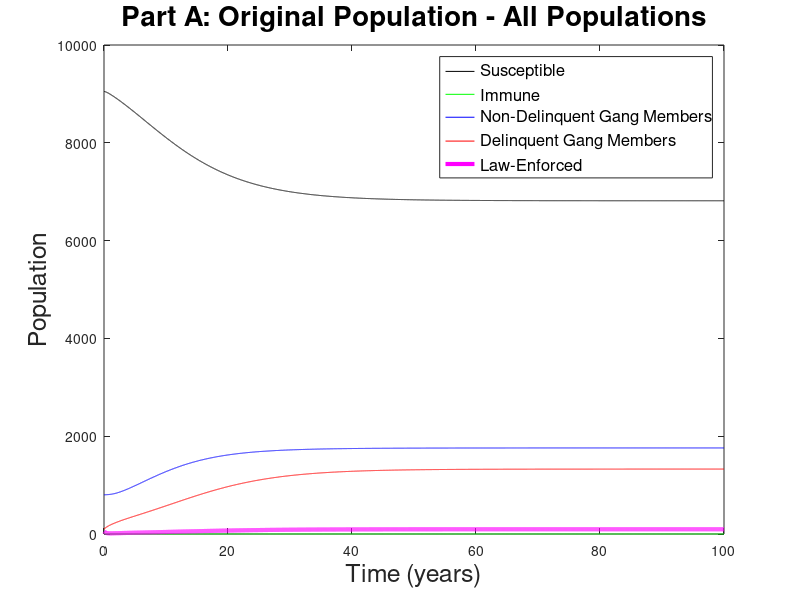
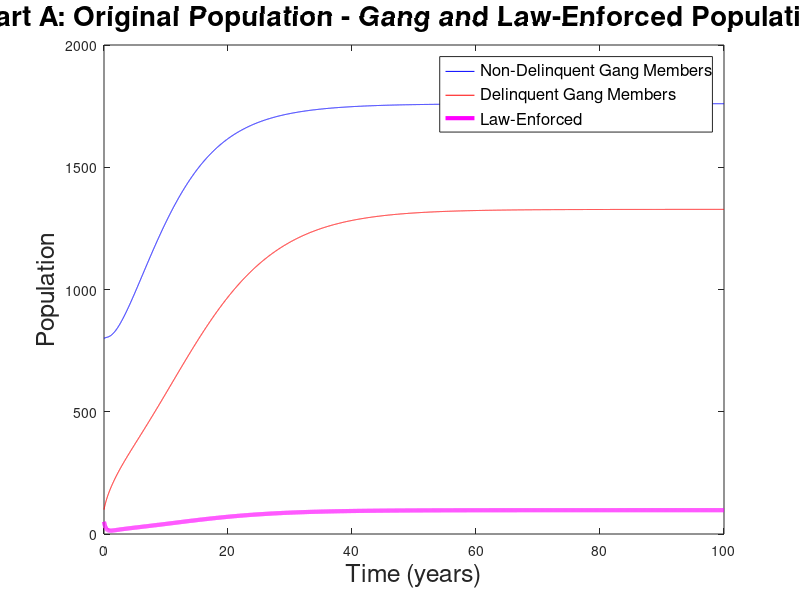
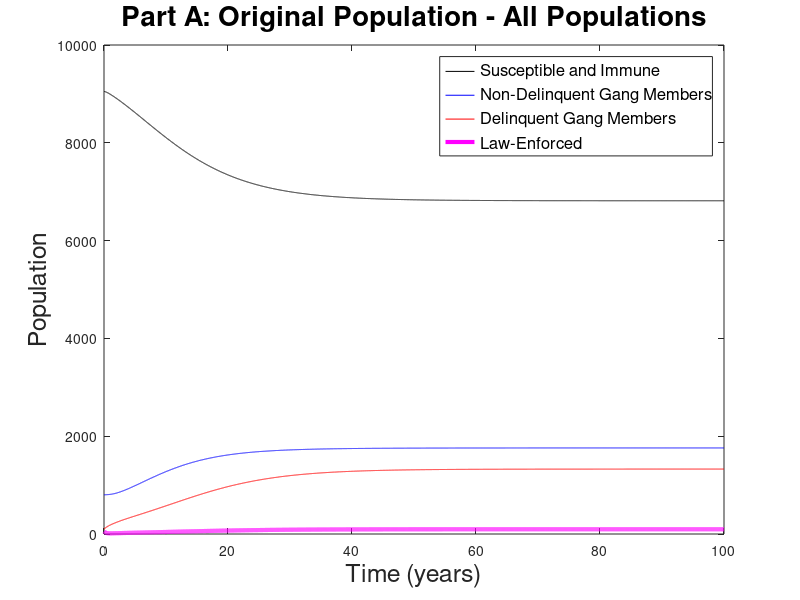
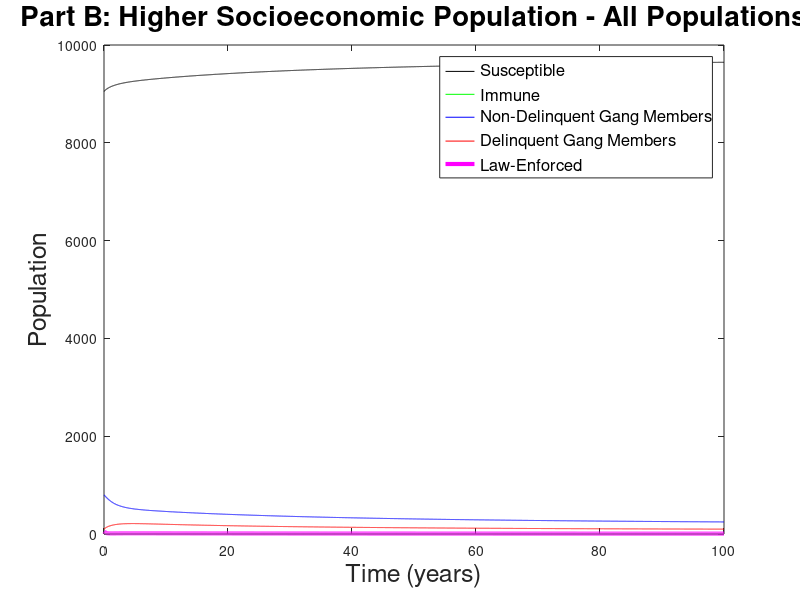

These charts were generated, in order, by the following MATLAB code:

% Juvenile Delinquency Model
% MTH/CSC 4170 - Project 2

%% Clear workspace
clear all;
close all;

%% Initialize variables

% Set up time increment and time vector
deltaX = 0.01;       % time step (years)
tf = 100;            % final time (years)
x = 0:deltaX:tf;     % time vector (years)

% Constants
N0 = 10000;          % total juvenile population
b = 0.60;            % gang recruitment rate (1/year)
a = 0.14;            % independent delinquency rate (1/year)
r = 0.235;           % arrest rate (1/year)
% r = 0.296;           % intervention arrest rate (1/year)
u = 3;               % release rate (1/year)
m = 1/5;             % aging rate (1/year)
v = 0;             % intervention rate (1/year)

%% Run both scenarios

for scenario = 1:2

    % Part A and Part B parameters
    if scenario == 1
        p = 1.00;    % peer pressure rate (1/year)
        q = 0.30;    % gang departure rate (1/year)
        scenarioName = 'Part A: Original Population';
    else
        p = 0.42;    % peer pressure rate (1/year)
        q = 0.50;    % gang departure rate (1/year)
        scenarioName = 'Part B: Higher Socioeconomic Population';
    end

    % Set up stock variables and initial conditions
    S(1) = 0.905 * N0;  % Susceptible
    G(1) = 0.080 * N0;  % Non-delinquent gang members
    D(1) = 0.010 * N0;  % Delinquent gang members
    L(1) = 0.005 * N0;  % Arrested and law-enforced
    V(1) = 0;           % Protected through early intervention

    %% Main loop
    for i = 2:length(x)

        % Compute transition rates (people per year)
        % Forward Euler

        % Susceptible to gang member
        S_to_G = (b / N0) * S(i-1) * (G(i-1) + D(i-1));

        % Gang member to susceptible
        G_to_S = q * G(i-1);

        % Gang member to delinquent through peer pressure
        G_to_D_Peer = (p / N0) * G(i-1) * D(i-1);

        % Gang member to delinquent through personal issues
        G_to_D_Personal = a * G(i-1);

        % Delinquent to law-enforced
        D_to_L = r * D(i-1);

        % Law-enforced released equally to S, G, and D
        L_to_S = (u / 3) * L(i-1);
        L_to_G = (u / 3) * L(i-1);
        L_to_D = (u / 3) * L(i-1);

        % Susceptible to immune
        S_to_V = v * S(i-1);

        % Aging into and out of the population
        Enter_S = m * N0;

        S_Out = m * S(i-1);
        V_Out = m * V(i-1);
        G_Out = m * G(i-1);
        D_Out = m * D(i-1);
        L_Out = m * L(i-1);

        % Update populations using Forward Euler
        S(i) = S(i-1) + deltaX * ...
            (Enter_S + G_to_S + L_to_S - S_to_G - S_Out - S_to_V);

        V(i) = V(i-1) + deltaX * (S_to_V - V_Out);

        G(i) = G(i-1) + deltaX * ...
            (S_to_G + L_to_G - G_to_S - G_to_D_Peer ...
            - G_to_D_Personal - G_Out);

        D(i) = D(i-1) + deltaX * ...
            (G_to_D_Peer + G_to_D_Personal + L_to_D ...
            - D_to_L - D_Out);

        L(i) = L(i-1) + deltaX * ...
            (D_to_L - L_to_S - L_to_G - L_to_D - L_Out);

    end

    %% Plot Solutions

    % First Plot: All Populations
    figure()
    plot(x, S, 'k', ...
         x, V, 'g', ...
         x, G, 'b', ...
         x, D, 'r', ...
         x, L, 'm', 'LineWidth', 3.0);

    xlabel('Time (years)', 'fontsize', 18);
    ylabel('Population', 'fontsize', 18);

    legend({'Susceptible', 'Immune', 'Non-Delinquent Gang Members', ...
            'Delinquent Gang Members', 'Law-Enforced'}, ...
            'fontsize', 12, 'location', 'best');

    title([scenarioName ' - All Populations'], 'fontsize', 20);

    


    % Second Plot: Gang and Law-Enforced Populations
    figure()
    plot(x, G, 'b', ...
         x, D, 'r', ...
         x, L, 'm', 'LineWidth', 3.0);

    xlabel('Time (years)', 'fontsize', 18);
    ylabel('Population', 'fontsize', 18);

    legend({'Non-Delinquent Gang Members', ...
            'Delinquent Gang Members', 'Law-Enforced'}, ...
            'fontsize', 12, 'location', 'best');

    title([scenarioName ' - Gang and Law-Enforced Populations'], ...
          'fontsize', 20);

    %% Equilibrium Percentages

    disp(scenarioName)
    disp(['Susceptible: ', num2str(S(end)/N0*100), '%'])
    disp(['Non-Delinquent Gang Members: ', num2str(G(end)/N0*100), '%'])
    disp(['Delinquent Gang Members: ', num2str(D(end)/N0*100), '%'])
    disp(['Law-Enforced: ', num2str(L(end)/N0*100), '%'])
    disp(' ')

    % Third Plot: Susceptible and Immune
    figure()
    plot(x, (S + V), 'k', ...
        x, G, 'b', ...
        x, D, 'r', ...
        x, L, 'm', 'LineWidth', 3.0);

    xlabel('Time (years)', 'fontsize', 18);
    ylabel('Population', 'fontsize', 18);

    legend({'Susceptible and Immune', 'Non-Delinquent Gang Members', ...
        'Delinquent Gang Members', 'Law-Enforced'}, ...
        'fontsize', 12, 'location', 'best');

    title([scenarioName ' - All Populations'], 'fontsize', 20);

end
